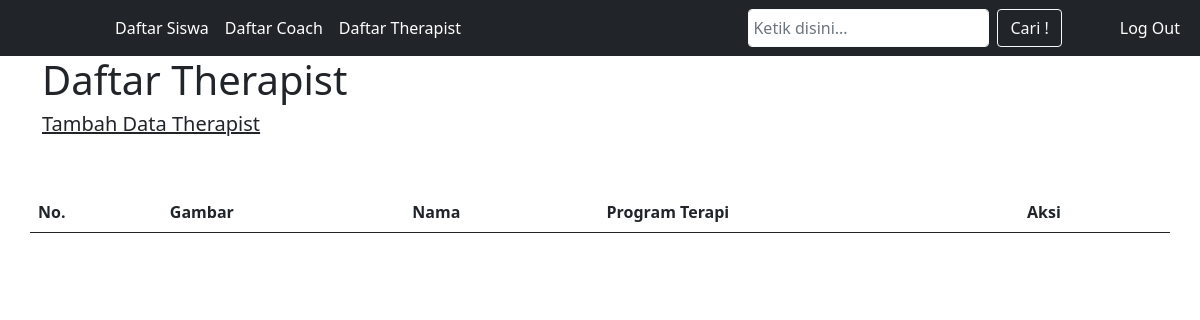
The page /Therapist/therapist.php (signed in) on the database as committed earlier.
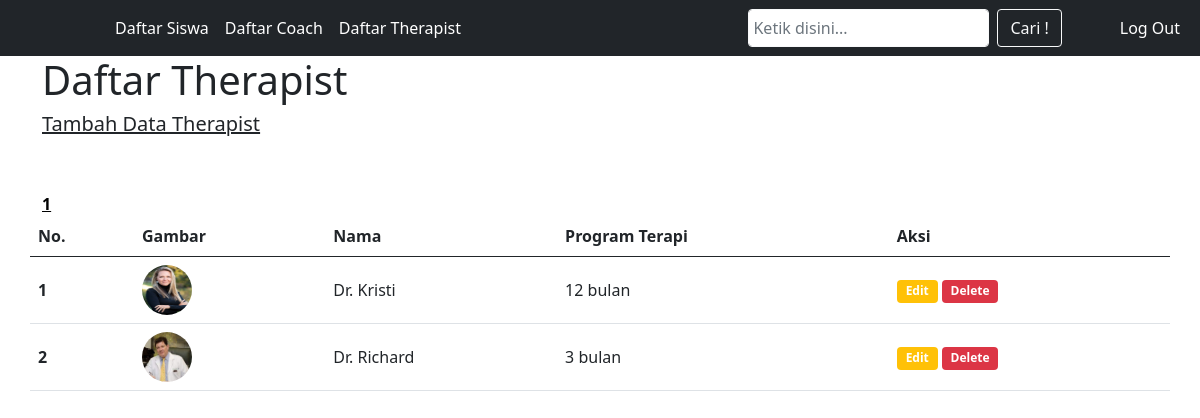
The same page on the database as committed later.
### tables this page shows
CREATE TABLE `therapist` (
  `id` int(11) NOT NULL,
  `nama` varchar(50) NOT NULL,
  `program` varchar(100) NOT NULL,
  `gambar` varchar(100) NOT NULL
);

### Therapist/functions.php (called while the page is built, shortened)
<?php
function koneksi() {
    $conn = mysqli_connect("localhost", "root", "", "pw2022_a_213040008") or die('koneksi gagal !');
    return $conn;
}
function query($query) {
    $conn = koneksi();
    $result = mysqli_query($conn, $query)or die(mysqli_error($conn));
    $rows = [];
    while ($row = mysqli_fetch_assoc($result)) {
    $rows[] = $row;
 }
 return $rows;
}

### Therapist/therapist.php (the view, shortened to what this page needs)
<?php
require '../Therapist/functions.php';
$jumlahDataPerHalaman = 10;
$jumlahDAta = count(query("SELECT * FROM therapist"));
$jumlahHalaman = ceil($jumlahDAta / $jumlahDataPerHalaman);
$halamanAktif = ( isset ($_GET["halaman"]) ) ? $_GET["halaman"] : 1;
$awalData = ($jumlahDataPerHalaman * $halamanAktif) - $jumlahDataPerHalaman;
$therapist = query("SELECT * FROM therapist LIMIT $awalData, $jumlahDataPerHalaman");
?>
<!DOCTYPE html>
<html lang="en">
<head>
    <link href="https://cdn.jsdelivr.net/npm/bootstrap@5.0.2/dist/css/bootstrap.min.css" rel="stylesheet"
>
    <link rel="stylesheet" href="css/style.css" />
    <link rel="stylesheet" href="//maxcdn.bootstrapcdn.com/font-awesome/4.3.0/css/font-awesome.min.css" />
</head>
<body>
    <nav class="navbar navbar-expand-xl navbar-dar bg-dark">
        <div class="container-fluid">
            <div class="collapse navbar-collapse" id="navbarSupportedContent">
                <ul class="navbar-nav me-auto mb-2 mb-lg-0" style="padding-left: 95px;">
                    <li class="nav-item">
                        <a class="nav-link text-white" aria-current="page" href="../index.php">Daftar Siswa</a>
                    </li>
                    <li class="nav-item">
                        <a class="nav-link text-white" href="../Coach/coach.php">Daftar Coach</a>
                    </li>
                    <li class="nav-item">
                        <a class="nav-link text-white" href="#">Daftar Therapist</a>
                    </li>
                </ul>
                <form action="" class="d-flex" role="search" style="padding-right: 50px;">
                    <input class="form-control me-2 w-auto p-1 border border-light" type="text" name="keyword"
                        id="keyword" autocomplete="off" placeholder="Ketik disini..." aria-label="Search" autofocus>
                    <button class="btn btn-outline-light" type="submit" id="tombol-cari" name="cari">Cari !</button>
                </form>
                <ul class="navbar-nav mb-2 mb-lg-0 btn-outline-danger">
                    <li class="nav-item">
                        <a class="nav-link text-white" style="justify-content: center;" href="../logout.php">Log Out</a>
                    </li>
                </ul>
            </div>
        </div>
    </nav>
    <div class="container">
        <h1>Daftar Therapist</h1>
        <h5><a class="text-dark" href="../Therapist/tambahTherapist.php">Tambah Data Therapist</a></h5>
        <br><br>
        <?php for($i = 1; $i <= $jumlahHalaman; $i++) : ?>
        <?php if( $i == $halamanAktif) : ?>
        <a href="?halaman=<?= $i; ?>" style="font-weight: bold; color: black;"><?= $i; ?></a>
        <?php else: ?>
        <a href="?halaman=<?= $i; ?>"><?= $i; ?></a>
        <?php endif; ?>
        <?php endfor; ?>
    </div>
    <div id="container">
        <table class="table container">
            <thead>
                <tr>
                    <th>No.</th>
                    <th>Gambar</th>
                    <th>Nama</th>
                    <th>Program Terapi</th>
                    <th>Aksi</th>
                </tr>
            </thead>
            <tbody>
                <?php $no = 1; ?>
                <?php foreach($therapist as $trp) {?>
                <tr class="align-middle">
                    <th scope="row"><?php echo $no++; ?></th>
                    <td>
                        <img src="../Therapist/img/<?= $trp["gambar"]?>" width="50" height="50" class="rounded-circle">
                    </td>
                    <td><?= $trp["nama"] ?></td>
                    <td><?= $trp["program"] ?></td>
                    <td>
                        <a href="../Therapist/editTherapist.php?id=<?= $trp["id"]; ?>"
                            class="btn badge bg-warning">Edit</a>
                        <a href="../Therapist/deleteTherapist.php?id=<?= $trp["id"]; ?>" class="btn badge bg-danger"
                            onclick="return confirm('Menghapus Data?');">Delete</a>
                    </td>
                </tr>
                <?php  }  ?>
            </tbody>
        </table>
    </div>
</body>
</html>

Rows that differ between the two databases and show on the page:
added therapist: gambar (picture), nama "Dr. Kristi", program "12 bulan"
added therapist: gambar (picture), nama "Dr. Richard", program "3 bulan"
Other text that changed with them:
new list line: "1"
